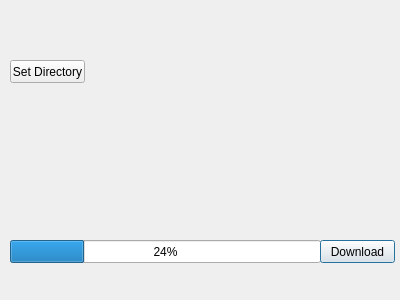
<?xml version="1.0" encoding="UTF-8"?>
<ui version="4.0">
 <class>Dialog</class>
 <widget class="QDialog" name="Dialog">
  <property name="geometry">
   <rect>
    <x>0</x>
    <y>0</y>
    <width>400</width>
    <height>300</height>
   </rect>
  </property>
  <property name="windowTitle">
   <string>SWLU Updater</string>
  </property>
  <widget class="QLabel" name="versionlabel">
   <property name="geometry">
    <rect>
     <x>10</x>
     <y>280</y>
     <width>191</width>
     <height>21</height>
    </rect>
   </property>
   <property name="text">
    <string/>
   </property>
  </widget>
  <widget class="QProgressBar" name="downloadbar">
   <property name="geometry">
    <rect>
     <x>10</x>
     <y>240</y>
     <width>311</width>
     <height>23</height>
    </rect>
   </property>
   <property name="value">
    <number>24</number>
   </property>
  </widget>
  <widget class="QPushButton" name="downloadbutton">
   <property name="geometry">
    <rect>
     <x>320</x>
     <y>240</y>
     <width>75</width>
     <height>23</height>
    </rect>
   </property>
   <property name="text">
    <string>Download</string>
   </property>
  </widget>
  <widget class="QPushButton" name="pushButton">
   <property name="geometry">
    <rect>
     <x>10</x>
     <y>60</y>
     <width>75</width>
     <height>23</height>
    </rect>
   </property>
   <property name="text">
    <string>Set Directory</string>
   </property>
  </widget>
  <widget class="QLabel" name="label">
   <property name="geometry">
    <rect>
     <x>90</x>
     <y>60</y>
     <width>301</width>
     <height>21</height>
    </rect>
   </property>
   <property name="text">
    <string/>
   </property>
  </widget>
 </widget>
 <resources/>
 <connections/>
</ui>
